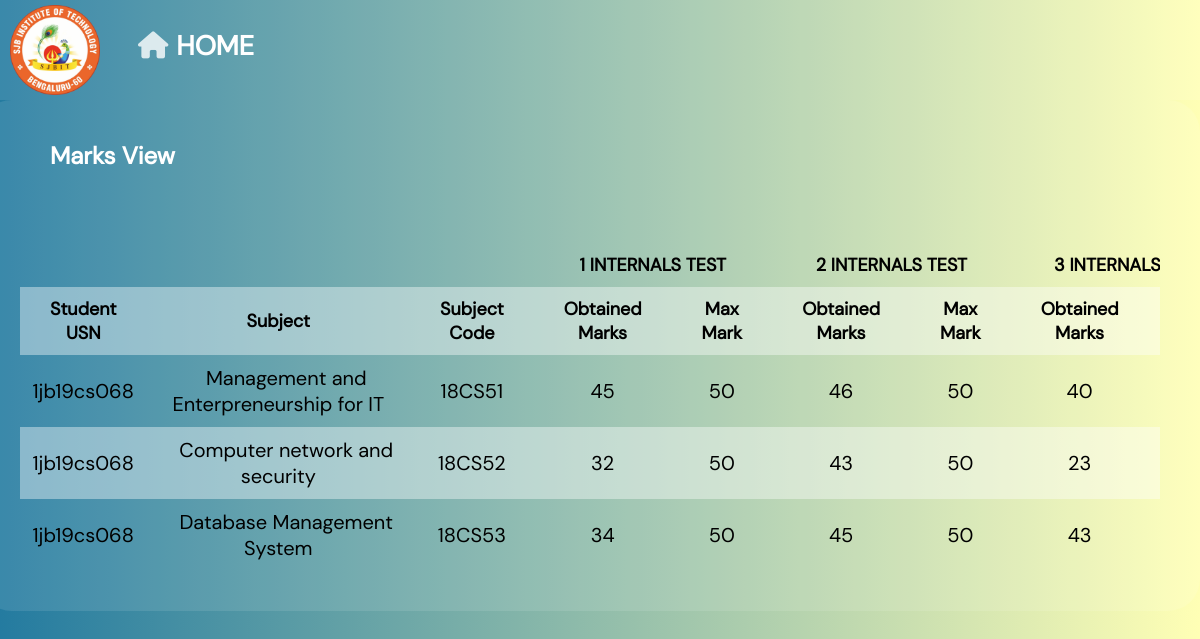
Screenshot of /proc_studentmarksview.php?stid=1jb19cs068 with the database file from the repository.
### tables this page shows
CREATE TABLE IF NOT EXISTS `study` (
  `StudentID` varchar(10) NOT NULL,
  `SubjectID` varchar(8) NOT NULL,
  `ClassesHeld` int NOT NULL,
  `ClassesAttended` int NOT NULL,
  `AttendancePercentage` decimal(6,2) NOT NULL,
  `InternalTest1` int NOT NULL,
  `InternalTest2` int NOT NULL,
  `InternalTest3` int NOT NULL,
  `InternalMaxMarks` int NOT NULL,
  `MCQ` int NOT NULL,
  `InternalAggregate` int NOT NULL,
  `ExternalObtained` int NOT NULL,
  `TotalMarks` int NOT NULL,
  `Status` varchar(15) NOT NULL,
  `Remarks` varchar(100) NOT NULL,
  PRIMARY KEY (`StudentID`,`SubjectID`),
  KEY `sub1` (`SubjectID`)
);

CREATE TABLE IF NOT EXISTS `studentslist` (
  `StudentID` varchar(10) NOT NULL,
  `StudentName` varchar(30) NOT NULL,
  `Password` varchar(15) NOT NULL,
  `StudentYear` varchar(15) NOT NULL,
  `AdmissionType` varchar(15) NOT NULL,
  `StudentPhoneNumber` bigint NOT NULL,
  `DeptID` int NOT NULL,
  `DOB` date NOT NULL,
  `StudentAge` int NOT NULL,
  `StudentGender` varchar(10) NOT NULL,
  `StudentResidence` varchar(15) NOT NULL,
  `CETorCOMEDKrank` bigint NOT NULL,
  `SSLCmarks` int NOT NULL,
  `SSLCpercentage` decimal(4,2) NOT NULL,
  `PUCmarks` int NOT NULL,
  `PUCpercentage` decimal(4,2) NOT NULL,
  `ProcID` varchar(10) NOT NULL,
  PRIMARY KEY (`StudentID`),
  KEY `dept` (`DeptID`),
  KEY `proc` (`ProcID`)
);

CREATE TABLE IF NOT EXISTS `subject` (
  `Sem` int NOT NULL,
  `SubID` varchar(8) NOT NULL,
  `SubDesc` varchar(50) NOT NULL,
  PRIMARY KEY (`SubID`)
);

### proc_studentmarksview.php (the view, shortened to what this page needs)
<?php
include("conn.php");
?>
<!DOCTYPE html>
<html>
<head>
    <link rel="stylesheet" type="text/css" href="CSS/studatabase.css">
    <link rel="stylesheet" type="text/css" href="./css/all.css">
</head>
<body>
    <div>
        <nav>
            <div style="display: inline-block;" class="image">
            <img src="./images/sjbicon1.png" style="width: 90px;">
            </div>
            <ul class="list">
                <li><a href="./proctor_dashboard.php" class="active5"><i class="fas fa-home"style="color: white;opacity:0.8;font-size:27px;"></i> <b style="font-size:27px;">Home</b></a></li>
            </ul>
            <?php
                $stid=$_GET['stid'];
                $query1="select st.StudentID,st.StudentName,sub.SubDesc,sub.SubID,sd.InternalTest1,sd.InternalMaxMarks,sd.InternalTest2,sd.InternalMaxMarks,sd.InternalTest3,sd.InternalMaxMarks,sd.InternalAggregate,sd.ExternalObtained,sd.TotalMarks,sd.Status,sd.Remarks from studentslist st,subject sub,study sd where st.StudentID=sd.StudentID and sub.SubID=sd.SubjectID and sd.StudentID='$stid'";
                $data1 = mysqli_query($conn,$query1) or die(mysqli_error($conn));
                $total1 = mysqli_num_rows($data1);
			?>
        </nav>
    </div>
    <section class="table">
        <div><h1 style="padding-bottom: 30px;padding-left: 30px;color:white;">Marks View</h1></div>
        <br><br>
        <div class="scroll">
        <table border="1" style="border-collapse: collapse; padding-top: 50px;">
            <tr>
                <th>    </th>
                <th>    </th>
                <th>    </th>
                <th colspan="2">1 INTERNALS TEST</th>
                <th colspan="2">2 INTERNALS TEST</th>
                <th colspan="2">3 INTERNALS TEST</th>
            </tr>
            <tr>
                <th>Student USN</th>
                <th style="padding-right: 100px;padding-left: 100px;">Subject</th>
                <th>Subject Code</th>
                <th>Obtained Marks</th>
                <th>Max Mark</th>
                <th>Obtained Marks</th>
                <th>Max Mark</th>
                <th>Obtained Marks</th>
                <th>Max Mark</th>
            </tr>
            <?php
                if($total1!=0){
                    while($result=mysqli_fetch_assoc($data1)){
                        echo"
                        <tr>
                            <td>".$result['StudentID']."</td>
                            <td id='data'>&nbsp;&nbsp;&nbsp;".$result['SubDesc']."</td>
                            <td>".$result['SubID']."</td>
                            <td>".$result['InternalTest1']."</td>
                            <td>".$result['InternalMaxMarks']."</td>
                            <td>".$result['InternalTest2']."</td>
                            <td>".$result['InternalMaxMarks']."</td>
                            <td>".$result['InternalTest3']."</td>
                            <td>".$result['InternalMaxMarks']."</td>
                            <td>".$result['InternalAggregate']."</td>
                            <td>".$result['ExternalObtained']."</td>
                            <td>".$result['TotalMarks']."</td>
                            <td>".$result['Status']."</td>
                            <td>".$result['Remarks']."</td>
                            </tr>
                            ";
                    }
                }
                else{
                    echo"No record found";
                }
?>
        </table>
    </div>
    </section>
</body>
</html>

### css/studatabase.css (style rules this page uses)
* { margin: 0; padding: 0; box-sizing: border-box; font-family: 'DM Sans', 'Lucida Sans Regular', 'Lucida Grande', 'Lucida Sans Unicode', Geneva, Verdana, sans-serif; }
.image { float: left; padding-top: 5px; padding-left: 10px; }
html { background-image:linear-gradient(to right,#247ba0,#ffffb5);; }
body { font-family: 'DM Sans', 'Lucida Sans Regular', 'Lucida Grande', 'Lucida Sans Unicode', Geneva, Verdana, sans-serif; }
nav { width: 1030; height: 100px; background-color: rgba(255,255,255,0.1); border: transparent; font-family: 'DM Sans', 'Lucida Sans Regular', 'Lucida Grande', 'Lucida Sans Unicode', Geneva, Verdana, sans-serif; }
nav ul { float: left; margin-left: 20px; }
nav ul li { display: inline-block; line-height: 90px; margin: 0 5px; }
nav ul li a { color: white; font-size: 30px; padding: 7px 13px; border-radius: 10px; text-decoration: none; text-transform: uppercase; font-family: 'DM Sans', 'Lucida Sans Regular', 'Lucida Grande', 'Lucida Sans Unicode', Geneva, Verdana, sans-serif; }
.table { padding-top: 50px; padding-left: 20px; transition: all .5s; background: rgb(255,255,255,0.1); padding: 2.5rem 2.5rem; border-radius: 2rem; margin-top: auto; margin-left: -20px; font-family: 'DM Sans', 'Lucida Sans Regular', 'Lucida Grande', 'Lucida Sans Unicode', Geneva, Verdana, sans-serif; }
tbody tr:nth-child(even) { background-color: rgba(255,255,255,0.4); }
.table table tr th { padding-left: 30px; padding-right: 30px; padding-top: 10px; padding-bottom: 10px; background-color: transparent; border: transparent; border-collapse: collapse; border-style:hidden; font-size:18px; text-align: center; }
.table table tr td { padding-left: 10px; padding-right: 10px; padding-top: 10px; padding-bottom: 10px; border: transparent; border-style: hidden; font-size:20px; text-align: center; font-family: 'DM Sans', 'Lucida Sans Regular', 'Lucida Grande', 'Lucida Sans Unicode', Geneva, Verdana, sans-serif; }
.table .scroll { overflow: auto; }

### css/all.css (style rules this page uses)
.fa, .fas, .far, .fal, .fad, .fab { -moz-osx-font-smoothing: grayscale; -webkit-font-smoothing: antialiased; display: inline-block; font-style: normal; font-variant: normal; text-rendering: auto; line-height: 1; }
.fa-home:before { content: "\f015"; }
.fa, .fas { font-family: 'Font Awesome 5 Free'; font-weight: 900; }

### rows the page displays
study: StudentID.StudentID "1jb19cs068", SubjectID.SubDesc "Management and Enterpreneurship for IT", SubjectID.SubID "18CS51", InternalTest1 "45", InternalMaxMarks "50", InternalTest2 "46", InternalTest3 "40"
study: StudentID.StudentID "1jb19cs068", SubjectID.SubDesc "Computer network and security", SubjectID.SubID "18CS52", InternalTest1 "32", InternalMaxMarks "50", InternalTest2 "43", InternalTest3 "23"
study: StudentID.StudentID "1jb19cs068", SubjectID.SubDesc "Database Management System", SubjectID.SubID "18CS53", InternalTest1 "34", InternalMaxMarks "50", InternalTest2 "45", InternalTest3 "43"
